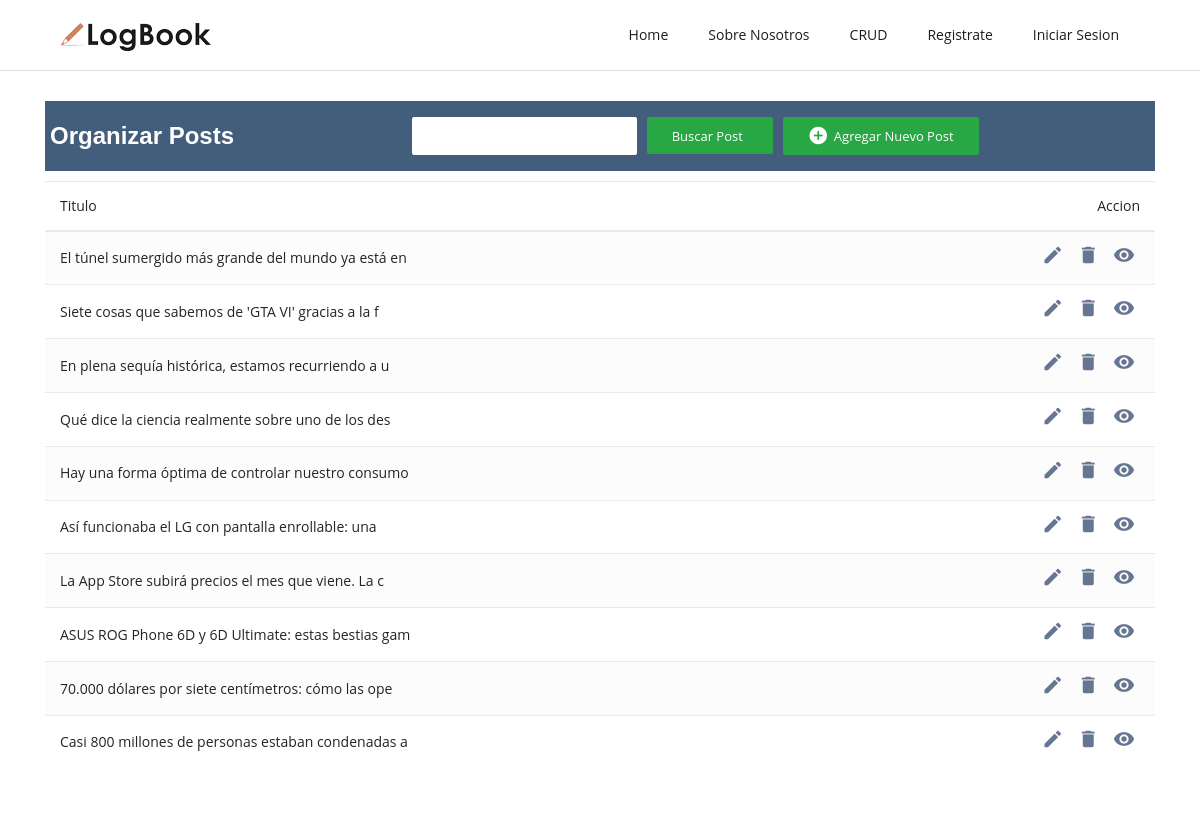
The page /blogapp/ver_posts/ on the database as committed earlier.
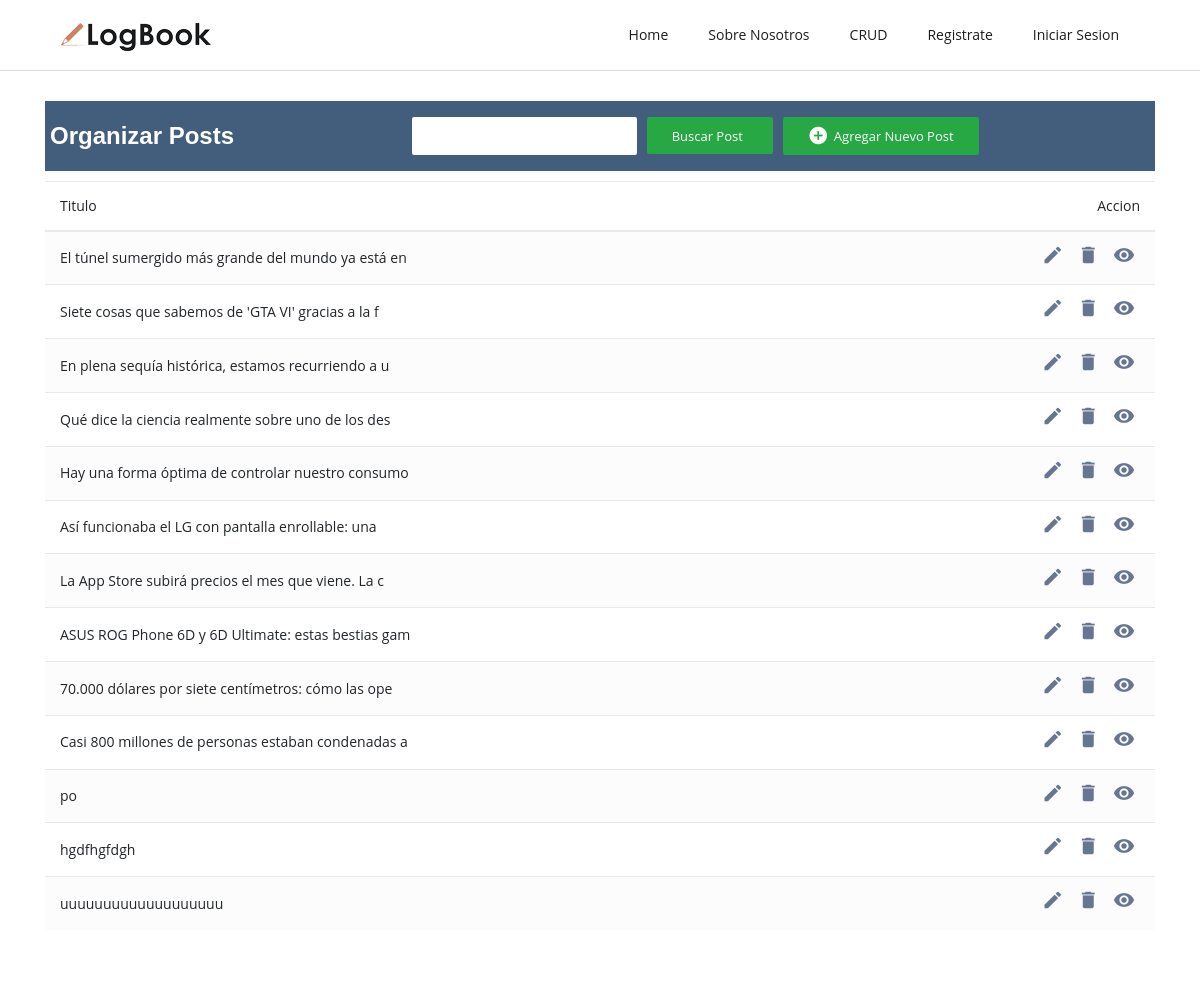
The same page on the database as committed later.
### blogapp/models.py (models this page shows, shortened)
class Base(models.Model):
    id = models.AutoField(primary_key=True)
    estado=models.BooleanField(default=True)
    fecha_creacion = models.DateField(auto_now=False, auto_now_add=True)
    fecha_modificacion = models.DateField(auto_now=True, auto_now_add=False)
    fecha_eliminacion = models.DateField(auto_now=True, auto_now_add=False)
    class Meta:
        abstract = True

class Post(Base):
    titulo = models.CharField(max_length=300, unique=True)
    subtitulo = models.CharField(max_length=300, unique=True, null=True, blank=True)
    slug = models.SlugField()
    content = RichTextField()
    imagen_post = models.ImageField(upload_to="images/",null=True, blank=True)
    publicar = models.BooleanField(default=False)
    fecha_creacion = models.DateField(auto_now=True)
    escritor = models.ForeignKey(Escritor, related_name='posts',on_delete=models.CASCADE)
    categoria = models.ForeignKey(Category, on_delete=models.SET_NULL,
        blank=True,
        null=True,
        related_name="posts")
    tag = models.ManyToManyField(to=Tag, related_name="posts", blank=True)
    def get_absolute_url(self):
        return reverse('ver_articulo',args=[self.slug])

### blogapp/views.py (the view)
# urls.py: path( 'ver_posts/',ver_posts,name='ver_posts'),
def ver_posts(request):
  all_posts = Post.objects.all()
  form=Formulario_post()
  return render(request,'crud.html',{'all_posts':all_posts,'form':form,'ver_posts':True})

### blogapp/forms.py
class Formulario_post(ModelForm):
  class Meta:
      model = Post
      fields = '__all__'
      exclude = ['me_gusta','fecha_creacion']

### blogapp/models.py (called while the page is built)
    def __str__(self):
        return self.nombre

    def __str__(self):
        return self.nombre

    def __str__(self):
        return self.nombre + " " + self.apellido

### templates/CRUD.html
{% extends 'bases/base_crud.html' %}
{% load static %}
{% block content %}
{% include 'includes/navbar.html' %}
{% include 'includes/section_crud.html' %}
{% endblock %}

### templates/includes/section_crud.html (shortened to what this page needs)
{% load static %}
{% load widget_tweaks %}
{% if ver_posts %}
<div class="container-xl">
  <div class="table-responsive">
    <div class="table-wrapper">
      <div class="table-title">
        <div class="row">
          <div class="col-sm-4">
            <h2>Organizar <b>Posts</b></h2>
          </div>
            <form action="{% url 'search_posts' %}" method='GET' class="">
              <input  name="s" type="search" class="search-box-crud widget-search">
              <button type="submit" class="btn btn-success "> <span>Buscar Post</span></button>
            </form>
            <a href="#addEmployeeModal" class="btn btn-success" data-toggle="modal"><i
                class="material-icons">&#xE147;</i> <span>Agregar nuevo post</span></a>
        </div>
      </div>
      <table class="table table-striped table-hover">
        <thead>
          <tr>
            <th>Titulo</th>
            <th>Accion</th>
          </tr>
        </thead>
        <tbody>
          {% for post in all_posts %}
          <tr>
            <td>{{ post.titulo }}</td>
            <td>
              <a href="{% url 'update_post' post.slug %}"><i class="material-icons" data-toggle="tooltip"
                  title="Edit">&#xE254;</i></a>
              <a href="{% url 'delete_post' post.slug %}"><i class="material-icons"
                  data-toggle="tooltip" title="Delete">&#xE872;</i></a>
              <a href="{{ post.get_absolute_url }}"><i class="material-icons"
                    data-toggle="tooltip" title="Delete">&#xe8f4;</i></a>
            </td>
          </tr>
          {% endfor %}
        </tbody>
      </table>
    </div>
  </div>
</div>
{% endif %}

Rows that differ between the two databases and show on the page:
added Post: titulo "po"
added Post: titulo "hgdfhgfdgh"
added Post: titulo "uuuuuuuuuuuuuuuuuuu"
